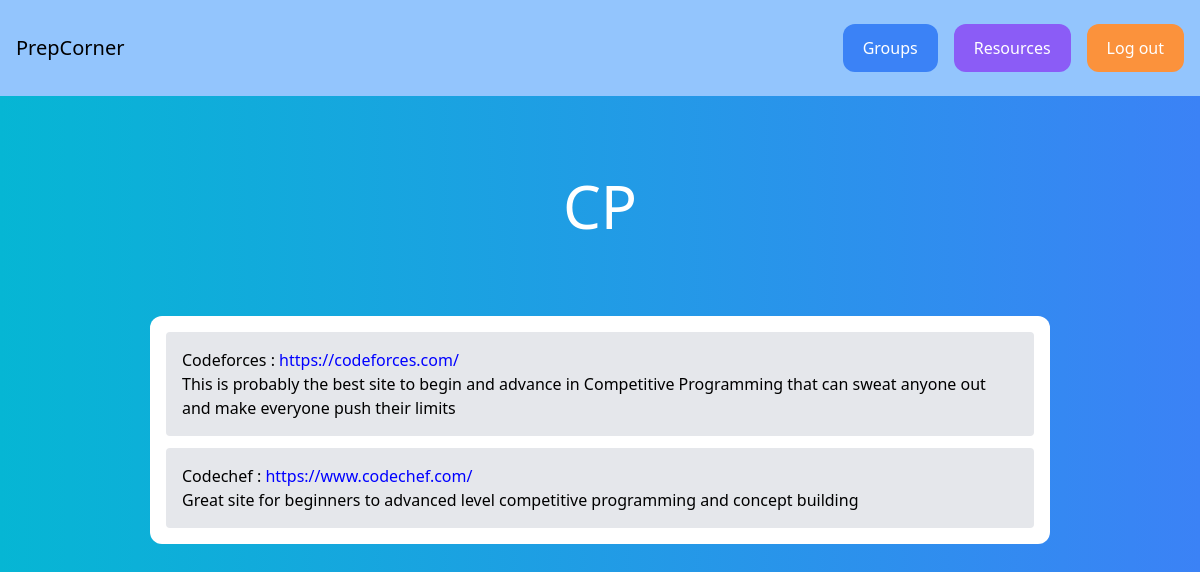
Page /resources/cpres/ (signed in) on the committed database.
### resources/models.py (models this page shows)
class Resources(models.Model):
    name = models.CharField(max_length=255)
    slug = models.SlugField(unique=True)

class Resource(models.Model):
    topic = models.ForeignKey(Resources, related_name='content', on_delete=models.CASCADE)
    name = models.CharField(max_length=500)
    link = models.URLField(max_length=1000,null=True,blank=True)
    content = models.TextField()

### resources/views.py (the view)
# urls.py: path('<slug:slug>/', views.topic, name='topic'),
@login_required
def topic(request, slug):
    topic = Resources.objects.get(slug=slug)
    content = Resource.objects.filter(topic=topic)
    return render(request, 'resources/topic.html', {'topic': topic, 'contents': content})

### resources/templates/resources/topic.html (shortened to what this page needs)
{% extends 'core/base.html' %}
{% block content %}
<div class="p-10 lg:p-20 text-center">
    <h1 class="text-3xl lg:text-6xl text-white">{{ topic.name }}</h1>
</div>
<div class="lg:w-3/4 mx-4 lg:mx-auto p-4 bg-white rounded-xl">
    <div class="contents space-y-3" id="contents">
        {% for c in contents %}
        <div class="p-4 bg-gray-200 rounded xl">
            <p>{{c.name}} : <a href={{c.link}} target="_blank" style="color: blue;">{{ c.link }}</a></p>
            <p>{{ c.content }}</p>
        </div>
        {% endfor %}
    </div>
</div>
{% endblock %}

### core/templates/core/base.html (shortened to what this page needs)
<!DOCTYPE html>
<html>
    <head>
        <script src="https://cdn.tailwindcss.com"></script>
    </head>
    <body class="bg-gradient-to-r from-cyan-500 to-blue-500 ...">
        <nav class="flex items-center justify-between px-4 py-6 bg-blue-300">
            <div>
                <a href="/" class="text-xl text-black">PrepCorner</a>
            </div>
            <div class="flex items-center space-x-4">
            {% if request.user.is_authenticated %}
                <a href="/rooms/" class="px-5 py-3 rounded-xl text-white bg-blue-500 hover:bg-blue-600">Groups</a>
                <a href="/resources/" class="px-5 py-3 rounded-xl text-white bg-violet-500 hover:bg-violet-600">Resources</a>
                <a href="/logout/" class="px-5 py-3 rounded-xl text-white bg-orange-400 hover:bg-orange-300">Log out</a>
            {% else %}
                <a href="/login/" class="px-5 py-3 rounded-xl text-white bg-blue-500 hover:bg-purple-400">Log in</a>
                <a href="/signup/" class="px-5 py-3 rounded-xl text-white bg-purple-600 hover:bg-purple-700">Sign up</a>
            {% endif %}
            </div>
        </nav>
        {% block content %}
        {% endblock %}
    </body>
</html>

### rows in the picture
Resources: name "CP"
Resource: name "Codeforces", link "https://codeforces.com/", content "This is probably the best site to begin and advance in Competitive Programming that can sweat anyone out and make everyone push their limits"
Resource: name "Codechef", link "https://www.codechef.com/", content "Great site for beginners to advanced level competitive programming and concept building"
